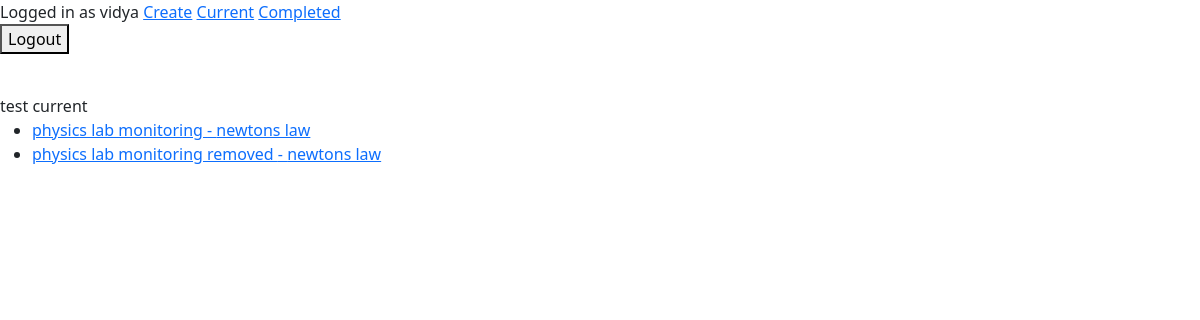
/current/ (signed in), run on the app's committed database.
### todo/models.py (models this page shows, shortened)
class Todo(models.Model):
    title=models.CharField(max_length=100)
    memo=models.TextField(blank=True)
    created=models.DateTimeField(auto_now_add=True)
    datecompleted=models.DateTimeField(null=True,blank=True)
    important=models.BooleanField(default=False)
    user=models.ForeignKey(User,on_delete=models.CASCADE)

### todo/views.py (the view)
# urls.py: path('current/', views.currenttodos, name='currenttodos'),
@login_required
def currenttodos(request):
    todos=Todo.objects.filter(user=request.user,datecompleted__isnull=True)
    return render(request,'todo/currenttodos.html',{'todos':todos})

### todo/templates/todo/currenttodos.html (shortened to what this page needs)
{% extends 'todo/base.html' %}
{% block content%}
<BR> test current <BR>
    <ul>
        {% for todo in todos %}
        <li>
            <a href="{% url 'viewtodo' todo.id %}">
                     {{ todo.title }}
              {% if todo.memo %} - {{todo.memo}} {% endif %}
            </a>
        </li>
        {% endfor %}
    </ul>
{% endblock %}

### todo/templates/todo/base.html (shortened to what this page needs)
<link href="https://cdn.jsdelivr.net/npm/bootstrap@5.0.0/dist/css/bootstrap.min.css" rel="stylesheet">
{% if user.is_authenticated %}
Logged in as {{ user.username }}
<a href="{% url 'createtodo' %}"> Create</a>
<a href="{% url 'currenttodos' %}"> Current</a>
<a href="{% url 'completedtodos' %}"> Completed</a>
<form action="{% url 'logoutuser' %}" method='POST'>
<button type="submit"> Logout </button>
</form>
{%else %}
<a href="{% url 'signupuser' %}"> Sign up</a>
<a href="{% url 'loginuser' %}"> Login</a>
{%endif %}
{% block content %}
{% endblock %}

### data on the page
Todo: title "physics lab monitoring", memo "newtons law"
Todo: title "physics lab monitoring removed", memo "newtons law"

### other printed values
{{ user.username }} "vidya"
